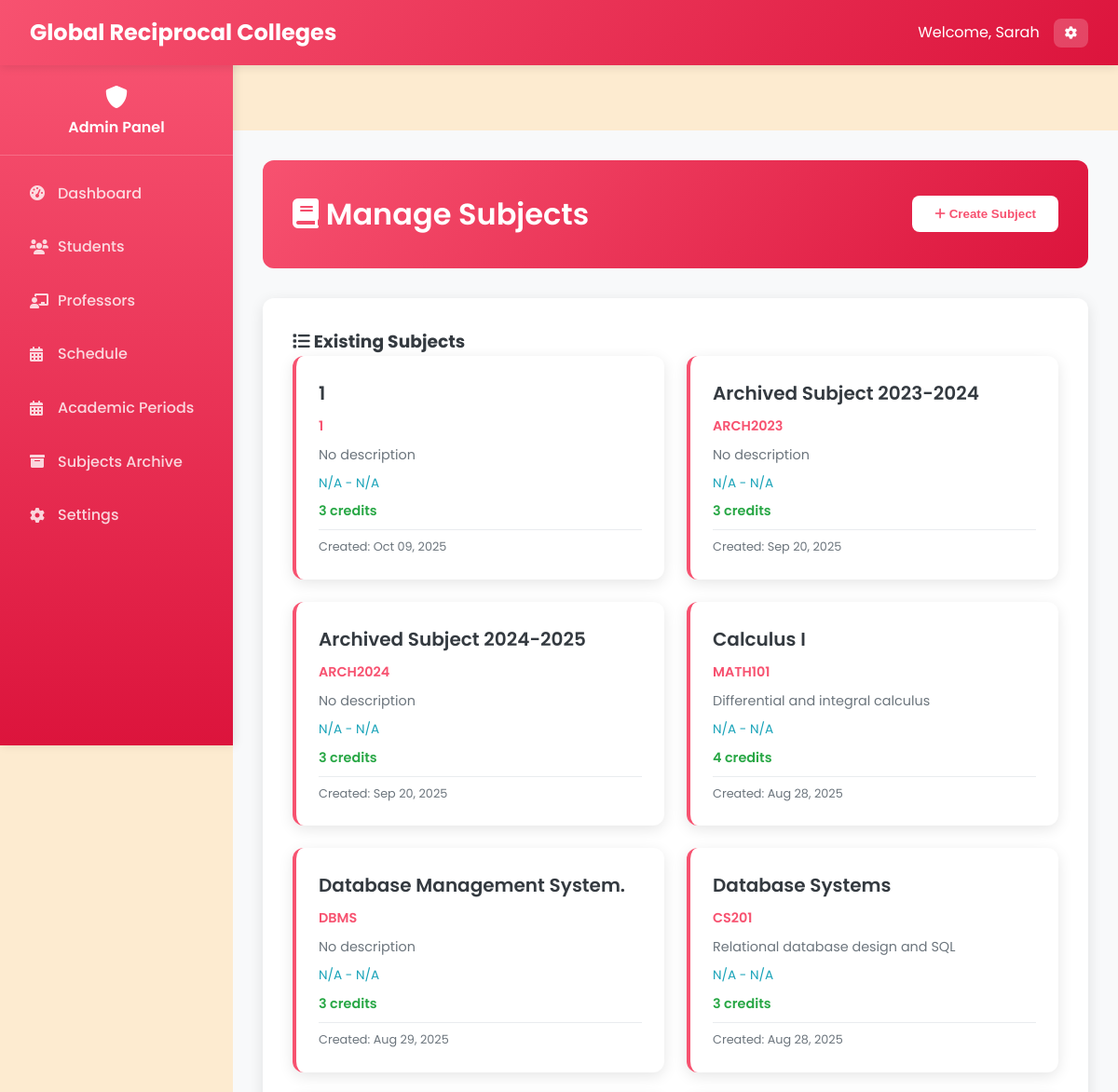
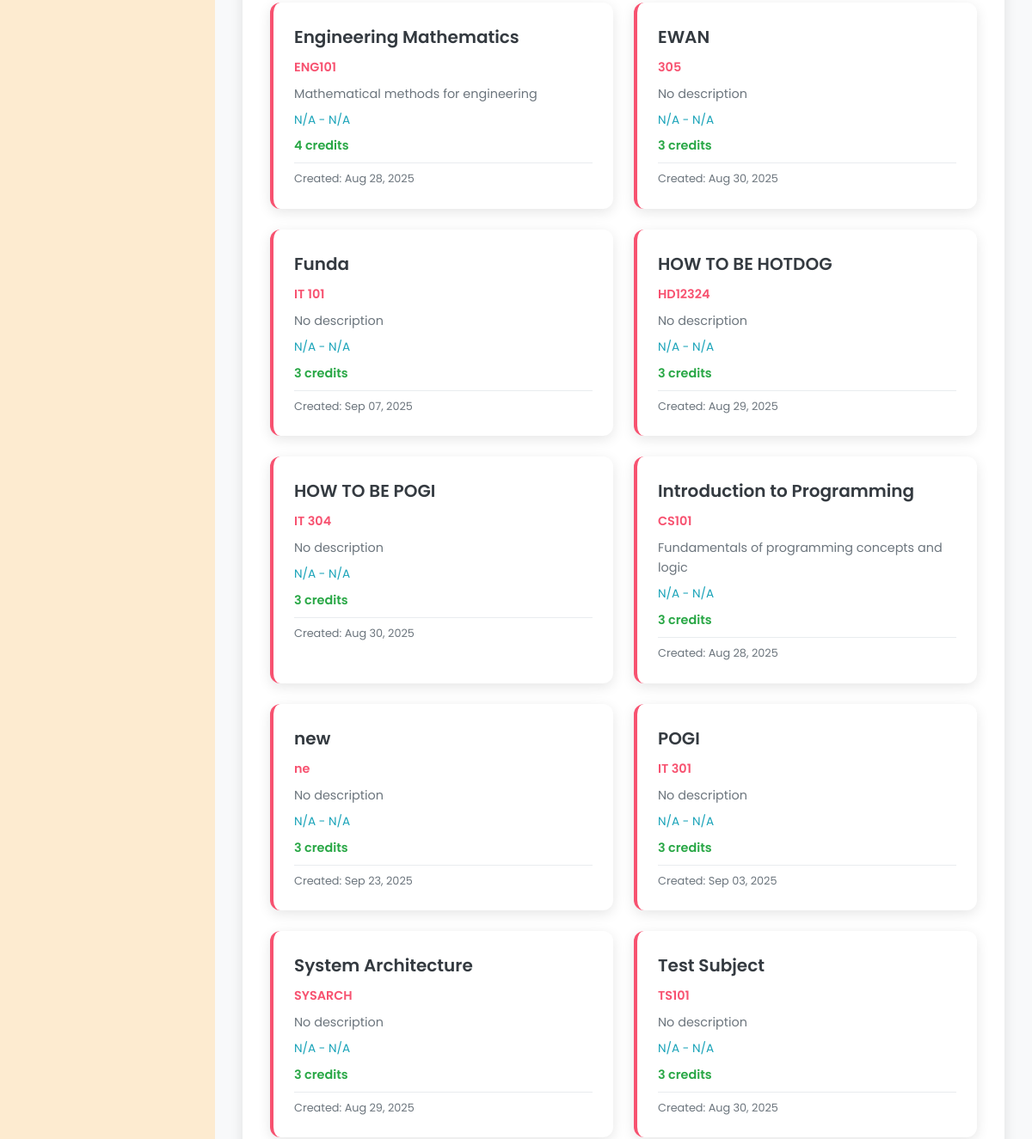
/Admin/admin_manage_subjects.php (signed in, upper part), run on an earlier commit of the app's database (2 pictures, top to bottom).
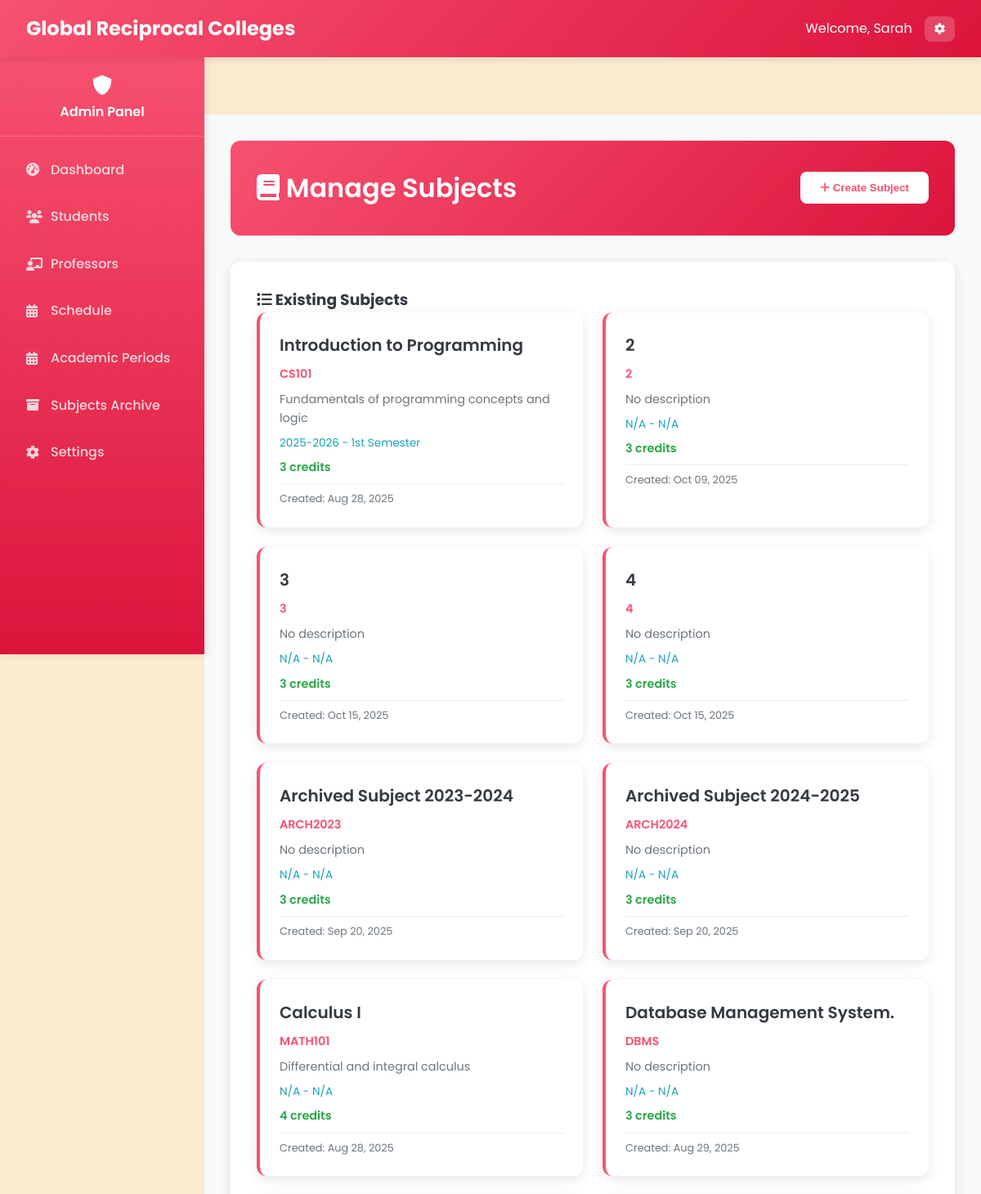
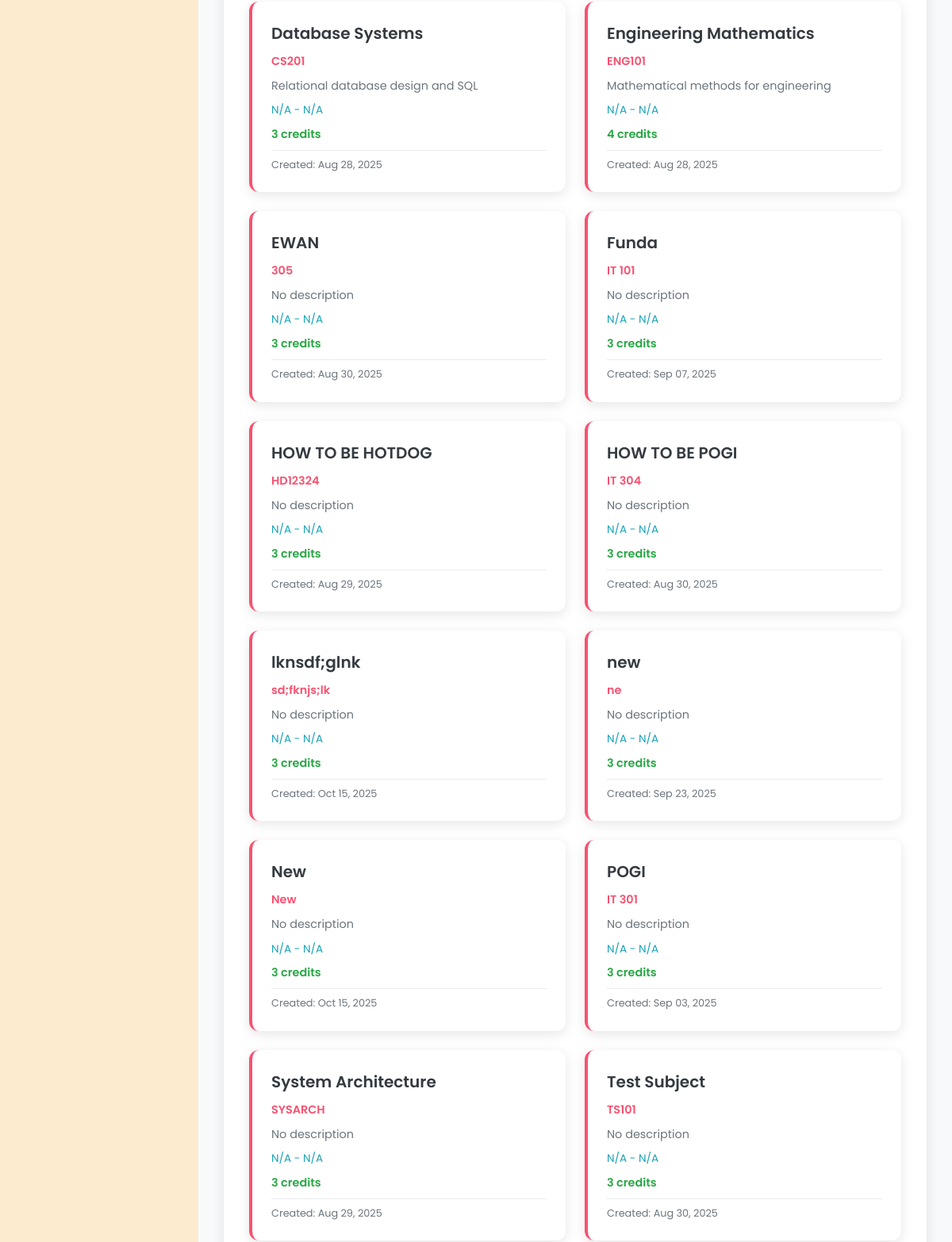
And on a later commit of the database (2 pictures, top to bottom).
### tables this page shows
CREATE TABLE `subjects` (
  `subject_id` varchar(20) NOT NULL,
  `subject_name` varchar(100) NOT NULL,
  `subject_code` varchar(20) NOT NULL,
  `description` text DEFAULT NULL,
  `credits` int(11) NOT NULL,
  `created_at` datetime NOT NULL,
  `updated_at` datetime NOT NULL,
  `semester_id` int(11) DEFAULT NULL
);

CREATE TABLE `school_years` (
  `id` int(11) NOT NULL,
  `year_label` varchar(20) NOT NULL,
  `status` enum('Active','Archived') DEFAULT 'Active',
  `created_at` timestamp NOT NULL DEFAULT current_timestamp(),
  `updated_at` timestamp NOT NULL DEFAULT current_timestamp() ON UPDATE current_timestamp()
);

CREATE TABLE `semesters` (
  `id` int(11) NOT NULL,
  `school_year_id` int(11) NOT NULL,
  `semester_name` enum('1st Semester','2nd Semester','Summer') NOT NULL,
  `status` enum('Active','Archived') DEFAULT 'Active',
  `created_at` timestamp NOT NULL DEFAULT current_timestamp(),
  `updated_at` timestamp NOT NULL DEFAULT current_timestamp() ON UPDATE current_timestamp()
);

### Admin/admin_manage_subjects.php (the view, shortened to what this page needs)
<?php
require_once '../php/db.php';
try {
    $stmt = $pdo->prepare("
        SELECT s.*, sem.semester_name, y.year_label
        FROM subjects s
        LEFT JOIN semesters sem ON s.semester_id = sem.id
        LEFT JOIN school_years y ON sem.school_year_id = y.id
        ORDER BY y.year_label DESC, sem.semester_name, s.subject_name
    ");
    $stmt->execute();
    $subjects = $stmt->fetchAll(PDO::FETCH_ASSOC);
} catch (PDOException $e) {
    $error = 'Error fetching subjects: ' . $e->getMessage();
    $subjects = [];
}
?>
<!DOCTYPE html>
<html lang="en">
<head>
    <link rel="stylesheet" href="../css/styles_fixed.css">
    <link rel="stylesheet" href="https://cdnjs.cloudflare.com/ajax/libs/font-awesome/6.0.0/css/all.min.css">
</head>
<body>
    <?php include '../includes/navbar_admin.php'; ?>
    <?php include '../includes/sidebar_admin.php'; ?>
    <main class="main-content">
        <div class="page-header">
            <h1 class="page-title"><i class="fas fa-book"></i> Manage Subjects</h1>
            <button class="btn-create" onclick="toggleCreateForm()">
                <i class="fas fa-plus"></i> Create Subject
            </button>
        </div>
        <div class="content-card">
            <h3><i class="fas fa-list"></i> Existing Subjects</h3>
            <?php if (empty($subjects)): ?>
                <div class="no-data">
                    <p>No subjects found. Create your first subject above.</p>
                </div>
            <?php else: ?>
                <div class="subject-grid">
                    <?php foreach ($subjects as $subject): ?>
                        <div class="subject-card">
                            <div class="subject-title"><?php echo htmlspecialchars($subject['subject_name']); ?></div>
                            <div class="subject-code"><?php echo htmlspecialchars($subject['subject_code']); ?></div>
                            <div class="subject-description">
                                <?php echo htmlspecialchars($subject['description'] ?: 'No description'); ?>
                            </div>
                            <div class="subject-semester">
                                <?php echo htmlspecialchars(($subject['year_label'] ?? 'N/A') . ' - ' . ($subject['semester_name'] ?? 'N/A')); ?>
                            </div>
                            <div class="subject-credits"><?php echo $subject['credits']; ?> credits</div>
                            <div class="subject-meta">
                                Created: <?php echo date('M d, Y', strtotime($subject['created_at'])); ?>
                            </div>
                        </div>
                    <?php endforeach; ?>
                </div>
            <?php endif; ?>
        </div>
    </main>
</body>
</html>

What changed in the data, as far as the page shows it:
removed subjects: subject_name "1", subject_code "1", description "No description", semester_name "N/A - N/A", credits "3", created_at "Oct 09, 2025"
changed subjects "Introduction to Programming": school_years.year_label "N/A - N/A" → "2025-2026 - 1st Semester"; moves up the list
added subjects: subject_name "2", subject_code "2", description "No description", semester_name "N/A - N/A", credits "3", created_at "Oct 09, 2025"
added subjects: subject_name "3", subject_code "3", description "No description", semester_name "N/A - N/A", credits "3", created_at "Oct 15, 2025"
added subjects: subject_name "4", subject_code "4", description "No description", semester_name "N/A - N/A", credits "3", created_at "Oct 15, 2025"
added subjects: subject_name "lknsdf;glnk", subject_code "sd;fknjs;lk", description "No description", semester_name "N/A - N/A", credits "3", created_at "Oct 15, 2025"
added subjects: subject_name "New", subject_code "New", description "No description", semester_name "N/A - N/A", credits "3", created_at "Oct 15, 2025"
